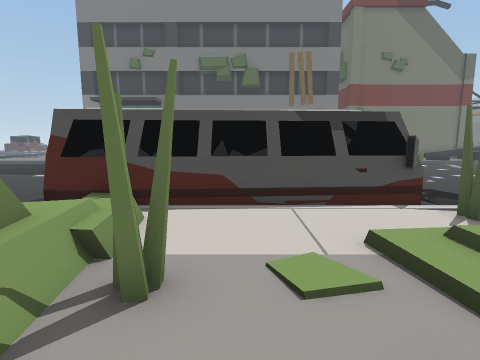
View 1 (above)

17 first-person views from a walk through a 3-D level made in the Unity game engine. The camera is 1.5 m above the floor, tilts 8° down and sees 80° across. Doors are open. The floor is counted in squares, 1 m on a side. Each view is taken from the middle of a square. On the plan, view 1 faces up. The plan holds only what a view shows up to about 14 squares ahead; the rest is blank. The place goes on beyond the plan. The player character is not drawn.

View 2
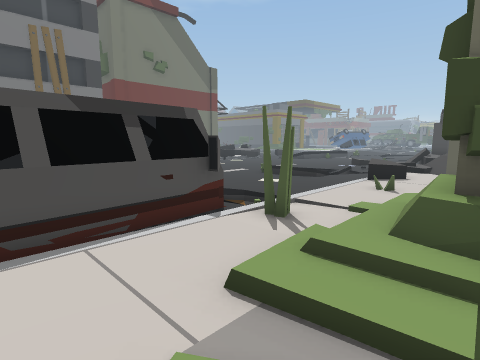

View 3
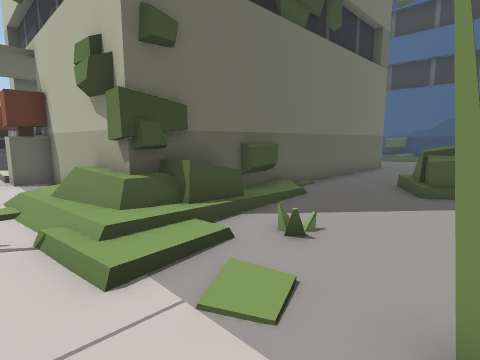

View 4
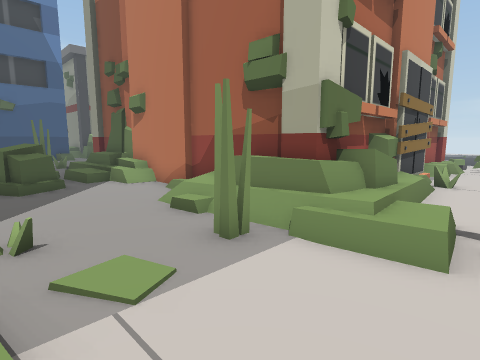

View 5
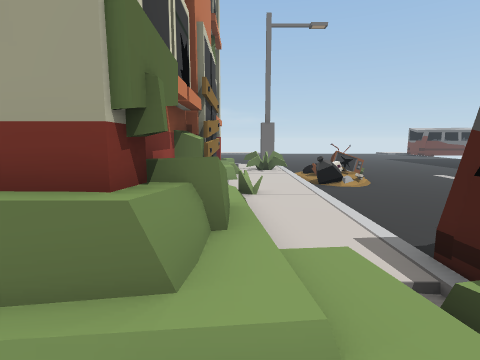

View 6
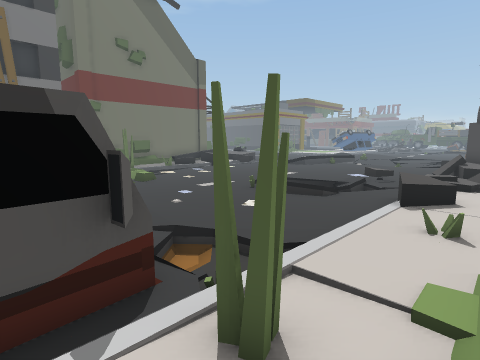

View 7
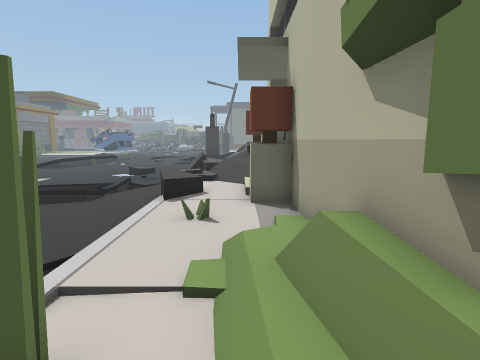

View 8
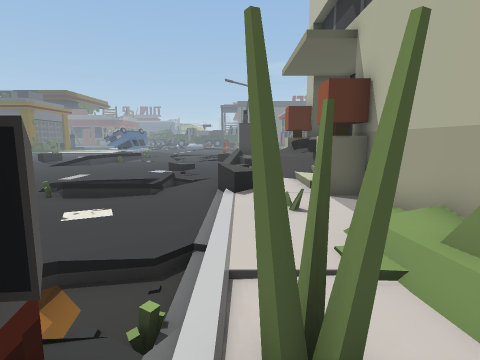

View 9
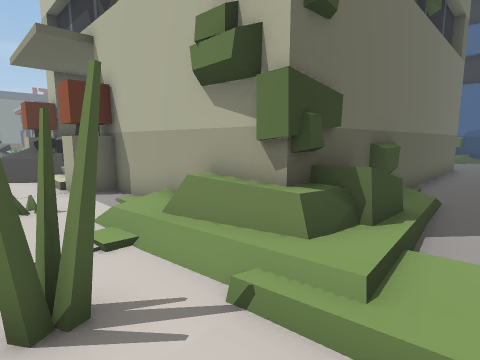

View 10
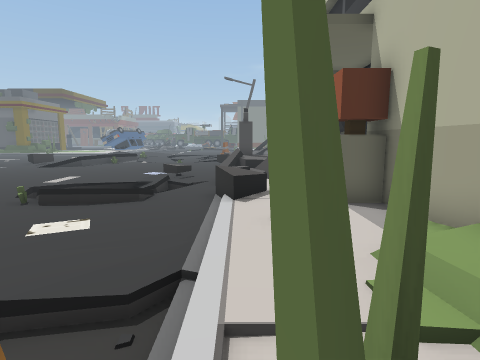

View 11
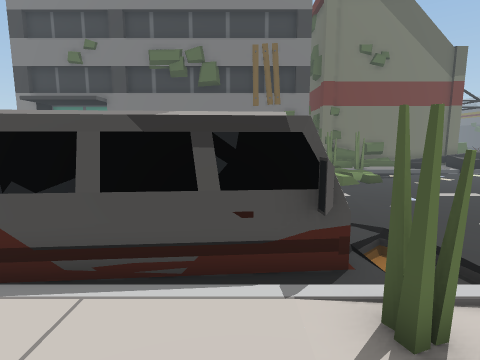

View 12
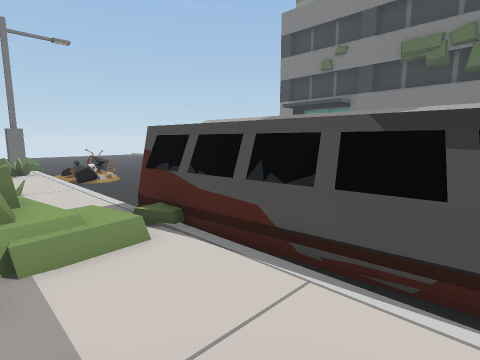

View 13
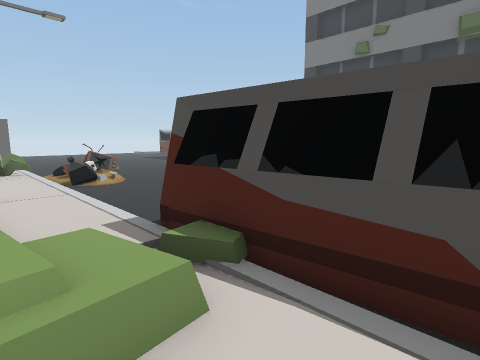

View 14
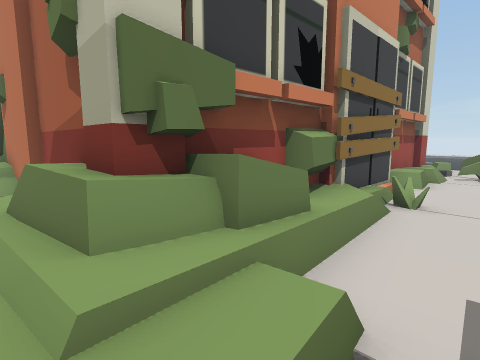

View 15
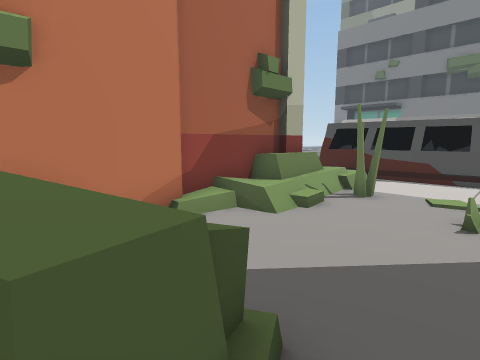

View 16
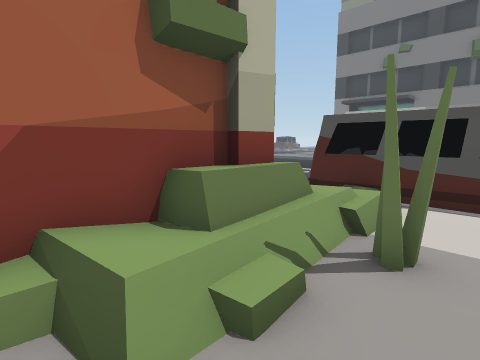

View 17
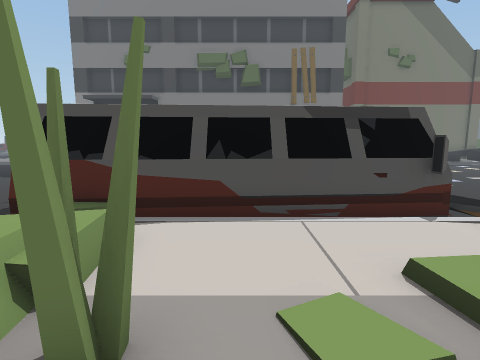

### Floor plan
Key: @ floor where view 1 was taken; # wall or solid block; x gap in a wall; . main floor; : floor 0.25 m higher than the main floor; - floor 0.25 m lower than the main floor; + floor 0.5 m higher than the main floor; * floor 0.75 m higher than the main floor; % floor 1.25 m higher than the main floor; / step, stairs or slope; = window, fence, low wall or low ledge; ^ raised ledge; v drop or lower ground; B bus; O other object.
Columns run from 15 left of view 1 to 21 right of it. Each row starts with its distance up from view 1.
 17                        +:       ..
 16                        :...... ...
 15                       /...........
 14 ..  ..                ............
 13 ... ...               ......//....
 12 ........              ......  /...
 11 ........             ......   /...
 10  O.......     BBBBBB :.....   /..
  9 OO /......BBBBBBBBBB /.....// -.=.
  8 OO O......          B//......//...
  7  O O......BBBBBBBBBB/-/.......//.//
  6 =:::::::::://:::::::/:::::=x=:// =%v#
  5 ==:::::::::/*+::::::#/::::::::/= /
  4 #::::#=# /^***:::///////:://///=##
  3 #############+#:://##^######/ ==##
  2             #+::://##           #
  1             #+::://^#
  0             #+:@::/##
 -1             #::::::##
 -2             #::::::#
 -3             #::::::#
 -4             #/:^^::#
 -5             #//^^::#

Where each view was taken, in squares from view 1:
view 1: 0 up, 0 right, facing up
view 2: 2 up, 0 right, facing up-right
view 3: 5 up, 1 left, facing down-right
view 4: 6 up, 2 right, facing down-left
view 5: 4 up, 1 left, facing left
view 6: 4 up, 3 right, facing up-right
view 7: 4 up, 3 right, facing right
view 8: 6 up, 3 right, facing right
view 9: 6 up, 2 right, facing down-right
view 10: 6 up, 4 right, facing right
view 11: 3 up, 3 right, facing up
view 12: 3 up, 3 right, facing up-left
view 13: 4 up, 0 right, facing up-left
view 14: 6 up, 2 left, facing down-left
view 15: 5 down, 2 right, facing up-left
view 16: 1 down, 0 right, facing up-left
view 17: 1 up, 0 right, facing up
